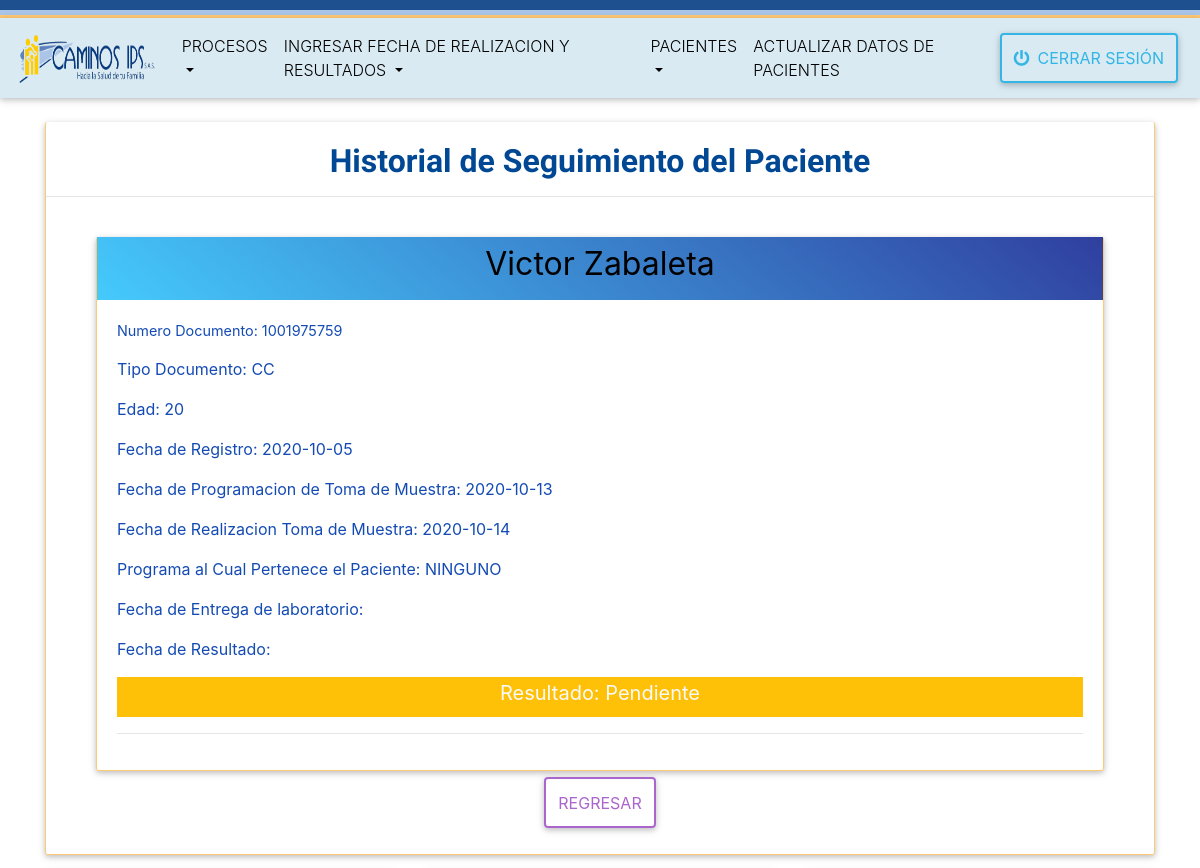
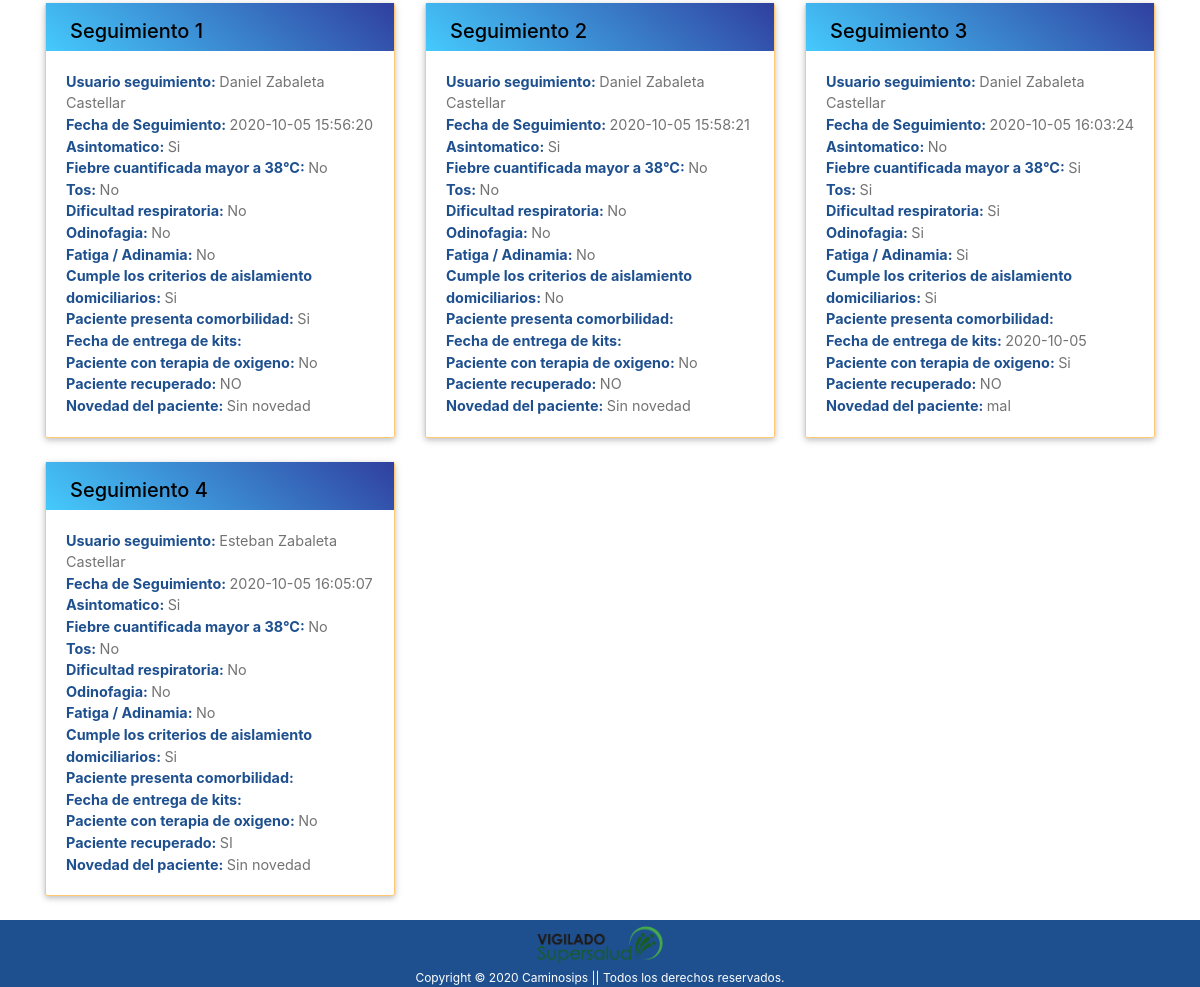
The app's page /historial_paciente.php?fs=2020-10-05&nd=1001975759 (signed in) with its own data (2 pictures, top to bottom).
### tables this page shows
CREATE TABLE IF NOT EXISTS `prog_toma_muestra` (
  `id` int(11) NOT NULL AUTO_INCREMENT,
  `usuario_id` int(11) DEFAULT NULL,
  `pacientes_id` int(11) NOT NULL,
  `acepta_visita` text,
  `fecha_programacion` datetime DEFAULT NULL,
  `fecha_realizacion` datetime DEFAULT NULL,
  `visita_exitosa` varchar(50) DEFAULT NULL,
  `tipo_prueba` varchar(50) DEFAULT NULL,
  `observacion` varchar(45) DEFAULT NULL,
  `motivo` text,
  `programacion_atencion` varchar(45) DEFAULT NULL,
  `programa_pertenece` varchar(45) DEFAULT NULL,
  `fecha_entrega_lab` date DEFAULT NULL,
  `fecha_procesamiento` date DEFAULT NULL,
  `fecha_resultado` date DEFAULT NULL,
  `resultado` enum('Positivo','Negativo','Pendiente') DEFAULT 'Pendiente',
  `estado_proceso` varchar(10) NOT NULL DEFAULT 'ACTIVO',
  `notificado` varchar(2) NOT NULL DEFAULT 'NO',
  `fecha_notificacion` datetime DEFAULT NULL,
  `fecha_registro` datetime DEFAULT CURRENT_TIMESTAMP,
  PRIMARY KEY (`id`),
  KEY `index_paciente` (`pacientes_id`),
  KEY `usuario_id` (`usuario_id`),
  CONSTRAINT `FK_prog_toma_muestra_usuarios` FOREIGN KEY (`usuario_id`) REFERENCES `usuarios` (`id`),
  CONSTRAINT `prog_toma_muestra_ibfk_1` FOREIGN KEY (`pacientes_id`) REFERENCES `pacientes` (`id`)
);

CREATE TABLE IF NOT EXISTS `pacientes` (
  `id` int(11) NOT NULL AUTO_INCREMENT,
  `primer_nombre` text NOT NULL,
  `tipo_paciente` text NOT NULL,
  `segundo_nombre` text,
  `primer_apellido` text NOT NULL,
  `segundo_apellido` text,
  `tipo_documento` text NOT NULL,
  `numero_documento` bigint(20) NOT NULL,
  `edad` int(11) NOT NULL,
  `unidad_medida` varchar(100) NOT NULL,
  `sexo` varchar(100) NOT NULL,
  `barrio` varchar(100) NOT NULL,
  `municipio` varchar(100) NOT NULL,
  `correo` varchar(100) DEFAULT NULL,
  `telefono` bigint(20) NOT NULL,
  `telefono2` bigint(20) DEFAULT NULL,
  `aseguradora` text NOT NULL,
  `novedad_paciente` varchar(40) DEFAULT NULL,
  `regimen` varchar(50) NOT NULL,
  `estado_paciente` enum('VIVO','MUERTO') NOT NULL DEFAULT 'VIVO',
  `fecha_fallecimiento` datetime DEFAULT NULL,
  `laboratorio` varchar(50) DEFAULT NULL,
  `trabajador_salud` enum('SI','NO') DEFAULT NULL,
  `contacto_caso_confirmado` enum('SI','NO') DEFAULT NULL,
  `observacion_paciente` text,
  `fecha_nacimiento` date DEFAULT NULL,
  `fecha_prog_recep` datetime DEFAULT NULL,
  `fecha_registro` timestamp NOT NULL DEFAULT CURRENT_TIMESTAMP,
  `id_usuario_programacion` int(11) DEFAULT NULL,
  `id_usuario_seguimiento` int(11) DEFAULT NULL,
  `id_usuario_notificacion` int(11) DEFAULT NULL,
  PRIMARY KEY (`id`),
  UNIQUE KEY `numero_documento` (`numero_documento`),
  KEY `FK_pacientes_usuarios_seguimiento` (`id_usuario_seguimiento`),
  KEY `FK_pacientes_usuarios_programacion` (`id_usuario_programacion`),
  KEY `FK_pacientes_usuarios_notificacion` (`id_usuario_notificacion`),
  CONSTRAINT `FK_pacientes_usuarios_notificacion` FOREIGN KEY (`id_usuario_notificacion`) REFERENCES `usuarios` (`id`) ON DELETE SET NULL ON UPDATE CASCADE,
  CONSTRAINT `FK_pacientes_usuarios_programacion` FOREIGN KEY (`id_usuario_programacion`) REFERENCES `usuarios` (`id`) ON DELETE SET NULL ON UPDATE CASCADE,
  CONSTRAINT `FK_pacientes_usuarios_seguimiento` FOREIGN KEY (`id_usuario_seguimiento`) REFERENCES `usuarios` (`id`) ON DELETE SET NULL ON UPDATE CASCADE
);

CREATE TABLE IF NOT EXISTS `seguimiento_paciente` (
  `id` int(11) NOT NULL AUTO_INCREMENT,
  `complemento_seg_id` int(11) NOT NULL,
  `tipo_toma` enum('Primera toma','Segunda toma') NOT NULL DEFAULT 'Primera toma',
  `fecha_hora` timestamp NOT NULL,
  `asintomatico` varchar(45) NOT NULL,
  `fecha_sintomas` date DEFAULT NULL,
  `fiebre_cuantificada` varchar(45) NOT NULL,
  `tos` varchar(45) NOT NULL,
  `dificultad_respiratoria` varchar(45) NOT NULL,
  `odinofagia` varchar(45) NOT NULL,
  `fatiga_adinamia` varchar(45) NOT NULL,
  `cumple_criterios` varchar(50) NOT NULL,
  `comorbilidad` varchar(50) DEFAULT NULL,
  `entrega_kits` varchar(50) DEFAULT NULL,
  `fecha_entrega_kits` date DEFAULT NULL,
  `oxigeno_terapia` varchar(50) DEFAULT NULL,
  `tipo_flujo` enum('Alto flujo','Bajo flujo') DEFAULT NULL,
  `ambito_atencion` varchar(50) NOT NULL,
  `saturacion_oxigeno` varchar(50) NOT NULL,
  `actual` enum('si','no') DEFAULT 'si',
  `novedad_paciente` longtext,
  `paciente_recuperado` enum('SI','NO','POR DEFINIR') DEFAULT NULL,
  `id_usuario` int(11) NOT NULL,
  `id_pacientes` int(11) DEFAULT NULL,
  PRIMARY KEY (`id`),
  KEY `id_pacientes` (`id_pacientes`),
  KEY `seguimiento_paciente_ibfk_2` (`id_usuario`),
  KEY `complemento_seg_id` (`complemento_seg_id`),
  CONSTRAINT `seguimiento_paciente_ibfk_3` FOREIGN KEY (`complemento_seg_id`) REFERENCES `complemento_seg` (`id`)
);

CREATE TABLE IF NOT EXISTS `usuarios` (
  `id` int(11) NOT NULL AUTO_INCREMENT,
  `nombre_apellido` varchar(45) NOT NULL,
  `identificacion` varchar(50) NOT NULL DEFAULT '',
  `clave` varchar(100) NOT NULL,
  `roles` enum('Auxiliar de programacion','Auxiliar de seguimiento','Coordinador covid','Medico','Digitador') NOT NULL,
  `sede` enum('Cartagena','Barranquilla','Carmen de bolivar') DEFAULT NULL,
  PRIMARY KEY (`id`),
  UNIQUE KEY `identificacion` (`identificacion`)
);

### historial_paciente.php (called while the page is built, shortened)
<?php session_start();
include 'conexion.php';
    $documento = $_REQUEST['nd'];
    $fecha_seguimiento = $_REQUEST['fs'];
    if (empty($documento) or (!is_numeric($documento))) {
        $errores = 'El campo no debe estar vacio y debe ser solo numerico';
    } else {
        $consulta = $conexion->prepare("SELECT * FROM pacientes WHERE numero_documento = $documento");
        $consulta->execute();
        if ($consulta->rowCount() > 0) {
            $consulta = $conexion->prepare("SELECT CONCAT(primer_nombre, ' ', primer_apellido) AS 'Nombre_Completo', numero_documento, tipo_documento,
        DATE(pacientes.fecha_registro) AS fecha_registro,edad,DATE(ptm.fecha_programacion) AS fecha_programacion, DATE(ptm.fecha_realizacion) AS fecha_realizacion, programa_pertenece, DATE(fecha_entrega_lab) AS fecha_entrega_lab, DATE(fecha_resultado) AS fecha_resultado, resultado
         FROM pacientes
         INNER JOIN prog_toma_muestra ptm ON ptm.pacientes_id = pacientes.id
         WHERE numero_documento = :numero_documento");
            $consulta->execute(array(':numero_documento' => $documento));
            $resultado = $consulta->fetch();
            $Nombre_Completo = $resultado['Nombre_Completo'];
            $tipo_documento = $resultado['tipo_documento'];
            $numero_documento = $resultado['numero_documento'];
            $fecha_registro = $resultado['fecha_registro'];
            $edad = $resultado['edad'];
            $fecha_programacion = $resultado['fecha_programacion'];
            $fecha_realizacion = $resultado['fecha_realizacion'];
            $programa_pertenece = $resultado['programa_pertenece'];
            $resultado = $resultado['resultado'];
            $stm = $conexion->prepare("SELECT
             u.nombre_apellido,
             s.fecha_hora, s.asintomatico, s.fiebre_cuantificada, s.tos, s.dificultad_respiratoria,
             s.odinofagia, s.fatiga_adinamia, cumple_criterios, comorbilidad, fecha_entrega_kits, oxigeno_terapia, s.novedad_paciente, s.paciente_recuperado
             FROM `complemento_seg` C
             INNER JOIN pacientes P ON p.id = c.id_pacientes
             INNER JOIN seguimiento_paciente s ON s.complemento_seg_id = c.id
             INNER JOIN usuarios u ON s.id_usuario = u.id
             WHERE P.numero_documento = ? AND DATE(fecha_hora) = ?");
            $stm->execute(array($documento, $fecha_seguimiento));
            $res = $stm->fetchAll(PDO::FETCH_OBJ);
        } else {
            $errores = 'Paciente no se encuentra Registrado';
        }
    }
require 'views/historial_paciente_view.php';
?>

### views/historial_paciente_view.php (the view, shortened to what this page needs)
<?php require_once 'views/header_view.php' ?>
    <div class="container padre mt-4">
        <div class="card mb-3 text-center hoverable">
            <h4 class="mb-1">
                <strong>Historial de Seguimiento del Paciente</strong>
                <hr>
                </h4>
            <div class="card-body">
                <div class="col-sm-12">
                    <div class="comtainer">
                        <?php
                            if (!empty($resultado)){?>
                        <div class="container">
                            <div class="card card-cascade">
                                <div class="view view-cascade gradient-card-header blue-gradient">
                                    <h2 class="card-header-title mb-3 mt-2"><?php echo $Nombre_Completo;?></h2>
                                </div>
                                <div class="card-body card-body-cascade text-left">
                                    <p style="color:rgba(13, 70, 177, 0.972)" ; class="card-text">Numero Documento:
                                        <?php echo $numero_documento;?></p>
                                    <p style="color:rgba(13, 70, 177, 0.972)" ;class="card-text">Tipo Documento:
                                        <?php echo $tipo_documento;?></p>
                                    <p style="color:rgba(13, 70, 177, 0.972)" ;class="card-text">Edad:
                                        <?php echo $edad;?></p>
                                    <p style="color:rgba(13, 70, 177, 0.972)" ;class="card-text">Fecha de Registro:
                                        <?php echo $fecha_registro;?></p>
                                    <p style="color:rgba(13, 70, 177, 0.972)" ;class="card-text">Fecha de
                                        Programacion de Toma de Muestra: <?php echo $fecha_programacion;?></p>
                                    <p style="color:rgba(13, 70, 177, 0.972)" ;class="card-text">Fecha de
                                        Realizacion Toma de Muestra: <?php echo $fecha_realizacion;?></p>
                                    <p style="color:rgba(13, 70, 177, 0.972)" ;class="card-text">Programa al Cual
                                        Pertenece el Paciente: <?php echo $programa_pertenece;?></p>
                                    <p style="color:rgba(13, 70, 177, 0.972)" ;class="card-text">Fecha de Entrega de
                                        laboratorio: <?php echo $fecha_entrega_lab;?></p>
                                    <p style="color:rgba(13, 70, 177, 0.972)" ;class="card-text">Fecha de Resultado:
                                        <?php echo $fecha_resultado;?></p>
                                    <?php if($resultado == 'Pendiente'): ?>
                                        <div class="text-center text-light bg-warning py-1">
                                            <h5>Resultado:
                                            <?php echo $resultado;?></h5>
                                        </div>
                                    <?php endif ?>
                                    <hr>
                                </div>
                            </div>
                            <?php } ?>
                            <a href="historial_paciente_fecha.php?nd=<?= $numero_documento ?>" class="btn btn-outline-secondary">Regresar</a>
                        </div>
                    </div>
                </div>
            </div>
        </div>
    </div>
    <?php if (!empty($res)) : ?>
    <div class="container">
        <div class="row">
            <?php $i = 1;
            foreach ($res as $key) : ?>
            <div class="col-4">
                <div class="card card-cascade wider">
                    <div class="view view-cascade gradient-card-header blue-gradient">
                            <h5 class='ml-4'> Seguimiento <?= $i ?></h5>
                    </div>
                    <div class="card-body card-body-cascade text-left">
                        <p class="card-text ">
                            <strong style="color:rgba(30, 80, 143)">Usuario seguimiento:
                            </strong><?= $key->nombre_apellido ?>
                            <br>
                            <strong style="color:rgba(30, 80, 143)">Fecha de Seguimiento:
                            </strong><?= $key->fecha_hora ?>
                            <br>
                            <strong style="color:rgba(30, 80, 143)">Asintomatico:
                            </strong><?= $key->asintomatico ?>
                            <br>
                            <strong style="color:rgba(30, 80, 143)">Fiebre cuantificada mayor a 38°C:
                            </strong><?= $key->fiebre_cuantificada ?>
                            <br>
                            <strong style="color:rgba(30, 80, 143)">Tos: </strong><?= $key->tos ?>
                            <br>
                            <strong style="color:rgba(30, 80, 143)">Dificultad respiratoria:
                            </strong><?= $key->dificultad_respiratoria ?>
                            <br>
                            <strong style="color:rgba(30, 80, 143)">Odinofagia: </strong><?= $key->odinofagia ?>
                            <br>
                            <strong style="color:rgba(30, 80, 143)">Fatiga / Adinamia:
                            </strong><?= $key->fatiga_adinamia ?>
                            <br>
                            <strong style="color:rgba(30, 80, 143)">Cumple los criterios de aislamiento
                                domiciliarios: </strong><?= $key->cumple_criterios ?>
                            <br>
                            <strong style="color:rgba(30, 80, 143)">Paciente presenta comorbilidad:
                            </strong><?= $key->comorbilidad ?>
                            <br>
                            <strong style="color:rgba(30, 80, 143)">Fecha de entrega de kits:
                            </strong><?= $key->fecha_entrega_kits ?>
                            <br>
                            <strong style="color:rgba(30, 80, 143)">Paciente con terapia de oxigeno:
                            </strong><?= $key->oxigeno_terapia ?>
							<br>
                            <strong style="color:rgba(30, 80, 143)">Paciente recuperado:
                            </strong><?= $key->paciente_recuperado ?>
                            <br>
                            <strong style="color:rgba(30, 80, 143)">Novedad del paciente:
                            </strong><?= $key->novedad_paciente ?>
                        </p>
                    </div>
                </div>
                <br>
            </div>
            <?php $i++;
                    endforeach ?>
        </div>
    </div>
    <?php endif ?>
<?php require_once 'views/footer_view.php' ?>

### css/stylos_formulario.css (style rules this page uses)
.padre h4 { font-family: 'Poiret One', cursive; }
body h4 { margin-top: 20px; color: #004894; }
* { margin: 0; padding: 0; -webkit-box-sizing: border-box; -moz-box-sizing: border-box; box-sizing: border-box; }
.card { padding-right: 0px !important; }

### records on screen
prog_toma_muestra: pacientes.numero_documento "1001975759", pacientes.tipo_documento "CC", pacientes.edad "20", programa_pertenece "NINGUNO", resultado "Pendiente"
seguimiento_paciente: id_usuario.nombre_apellido "Daniel Zabaleta Castellar", fecha_hora "2020-10-05 15:56:20", asintomatico "Si", fiebre_cuantificada "No", tos "No", dificultad_respiratoria "No", odinofagia "No", fatiga_adinamia "No", cumple_criterios "Si", comorbilidad "Si", oxigeno_terapia "No", paciente_recuperado "NO", novedad_paciente "Sin novedad"
seguimiento_paciente: id_usuario.nombre_apellido "Daniel Zabaleta Castellar", fecha_hora "2020-10-05 15:58:21", asintomatico "Si", fiebre_cuantificada "No", tos "No", dificultad_respiratoria "No", odinofagia "No", fatiga_adinamia "No", cumple_criterios "No", oxigeno_terapia "No", paciente_recuperado "NO", novedad_paciente "Sin novedad"
seguimiento_paciente: id_usuario.nombre_apellido "Daniel Zabaleta Castellar", fecha_hora "2020-10-05 16:03:24", asintomatico "No", fiebre_cuantificada "Si", tos "Si", dificultad_respiratoria "Si", odinofagia "Si", fatiga_adinamia "Si", cumple_criterios "Si", fecha_entrega_kits "2020-10-05", oxigeno_terapia "Si", paciente_recuperado "NO", novedad_paciente "mal"
seguimiento_paciente: id_usuario.nombre_apellido "Esteban Zabaleta Castellar", fecha_hora "2020-10-05 16:05:07", asintomatico "Si", fiebre_cuantificada "No", tos "No", dificultad_respiratoria "No", odinofagia "No", fatiga_adinamia "No", cumple_criterios "Si", oxigeno_terapia "No", paciente_recuperado "SI", novedad_paciente "Sin novedad"

### other values on screen
$Nombre_Completo "Victor Zabaleta"
$fecha_registro "2020-10-05"
$fecha_programacion "2020-10-13"
$fecha_realizacion "2020-10-14"
